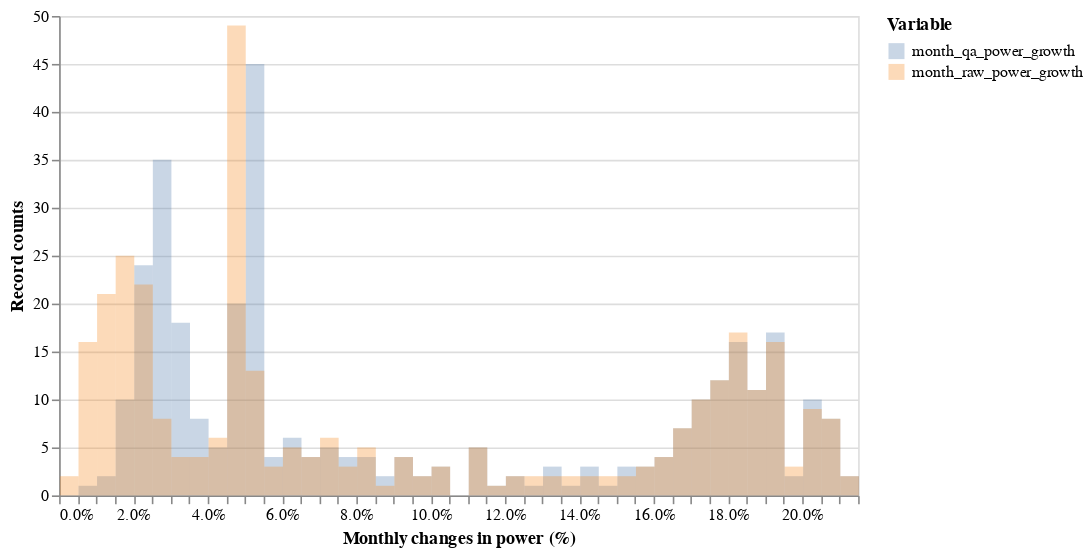

The cell this chart's notebook holds for it:
### Code cell
plot_vars = ["month_qa_power_growth", "month_raw_power_growth"]
source = df[df["date"]> datetime.datetime(2021, 7, 1)].melt(id_vars=["date"], value_vars=plot_vars)

alt.Chart(source).mark_bar(
    opacity=0.3,
    binSpacing=0
).encode(
    alt.X('value:Q', bin=alt.Bin(maxbins=100), title="Monthly changes in power (%)", axis=alt.Axis(format='%')),
    alt.Y('count()', stack=None, title="Record counts"),
    color=alt.Color('variable:N', legend=alt.Legend(title="Variable"))
).properties(
    width=500, height=300
)

### Figure 1 — Vega-Lite specification as saved in the notebook (floating-point values rounded to 4 significant figures; data arrays with more than 128 entries replaced by an {"elided": "..."} marker saying what was removed)
{"$schema": "https://vega.github.io/schema/vega-lite/v4.17.0.json", "config": {"view": {"continuousHeight": 300, "continuousWidth": 400}}, "data": {"name": "data-ccb2adcf0cfed600ab8b72928439c8cd"}, "datasets": {"data-ccb2adcf0cfed600ab8b72928439c8cd": {"elided": "656 records"}}, "encoding": {"color": {"field": "variable", "legend": {"title": "Variable"}, "type": "nominal"}, "x": {"axis": {"format": "%"}, "bin": {"maxbins": 100}, "field": "value", "title": "Monthly changes in power (%)", "type": "quantitative"}, "y": {"aggregate": "count", "stack": null, "title": "Record counts", "type": "quantitative"}}, "height": 300, "mark": {"binSpacing": 0, "opacity": 0.3, "type": "bar"}, "width": 500}
